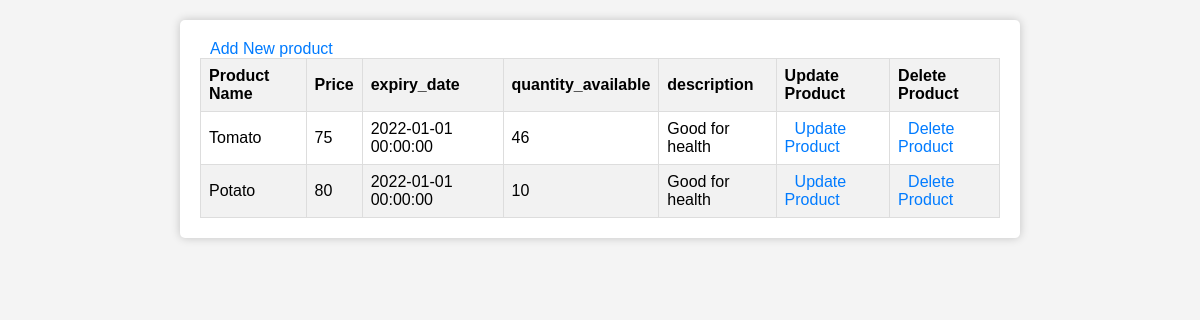
/view_category/2, run on the app's committed database.
### models.py (models this page shows)
class Product(db.Model):
        id = db.Column(db.Integer, primary_key = True, autoincrement=True)
        name = db.Column(db.String(200), nullable = False)
        price = db.Column(db.Integer, nullable = False)
        expiry_date = db.Column(db.DateTime , default = datetime.now())
        quantity_available = db.Column(db.Integer, nullable = False)
        section_id = db.Column(db.Integer, db.ForeignKey('section.id'), nullable=False)  # Define a foreign key to establish the relationship
        description = db.Column(db.String(200), nullable = False)

### main.py (the view)
@app.route('/view_category/<int:category_id>', methods=['GET', 'POST'])
def view_category(category_id):
     category= Section.query.get_or_404(category_id)
     print(category.id,category.name)
     products = Product.query.filter_by(section_id=category_id).all()
     return render_template('view_category.html',cat=category,products=products)

### templates/view_category.html (shortened to what this page needs)
<!DOCTYPE html>
<html lang="en">
<head>
</head>
<body>
    <div class="container">
        <a href="/add_product/{{cat.id}}">Add New product</a>
        <table class="styled-table">
            <thead>
                <tr>
                    <th>Product Name</th>
                    <th>Price</th>
                    <th>expiry_date</th>
                    <th>quantity_available</th>
                    <th>description</th>
                    <th>Update Product</th>
                    <th>Delete Product</th>
                </tr>
            </thead>
            <tbody>
                {% for prod in products %}
                    <tr>
                        <td>{{ prod.name }}</td>
                        <td>{{ prod.price }}</td>
                        <td>{{ prod.expiry_date }}</td>
                        <td>{{ prod.quantity_available }}</td>
                        <td>{{ prod.description }}</td>
                        <td><a href="/update_product/{{ prod['id'] }}">Update Product</a></td>
                        <td><a href="/confirm_delete_product/{{ prod['id'] }}">Delete Product</a></td>
                    </tr>
                {% endfor %}
            </tbody>
        </table>
    </div>
</body>
</html>

### templates/view_category.html (style rules this page uses)
body { font-family: Arial, sans-serif; margin: 0; padding: 0; background-color: #f4f4f4; }
.container { max-width: 800px; margin: 20px auto; padding: 20px; background-color: #fff; border-radius: 5px; box-shadow: 0 0 10px rgba(0, 0, 0, 0.2); }
a { text-decoration: none; color: #007BFF; margin-left: 10px; }
.styled-table { border-collapse: collapse; width: 100%; }
.styled-table th, .styled-table td { border: 1px solid #ddd; padding: 8px; text-align: left; }
.styled-table th { background-color: #f2f2f2; }
.styled-table tr:nth-child(even) { background-color: #f2f2f2; }

### data on the page
Product: name "Tomato", price "75", expiry_date "2022-01-01 00:00:00", quantity_available "46", description "Good for health"
Product: name "Potato", price "80", expiry_date "2022-01-01 00:00:00", quantity_available "10", description "Good for health"
